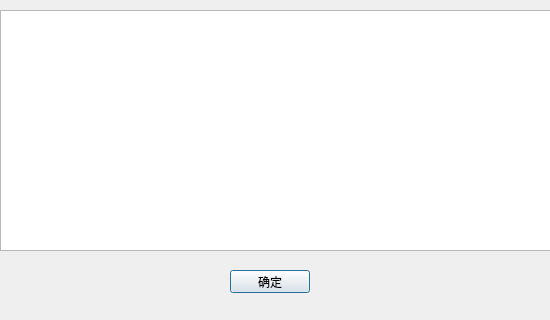
<?xml version="1.0" encoding="UTF-8"?>
<ui version="4.0">
 <class>bt_list</class>
 <widget class="QDialog" name="bt_list">
  <property name="geometry">
   <rect>
    <x>0</x>
    <y>0</y>
    <width>550</width>
    <height>320</height>
   </rect>
  </property>
  <property name="windowTitle">
   <string>文件列表</string>
  </property>
  <widget class="QTableWidget" name="tableWidget">
   <property name="geometry">
    <rect>
     <x>0</x>
     <y>10</y>
     <width>551</width>
     <height>241</height>
    </rect>
   </property>
  </widget>
  <widget class="QPushButton" name="pushButton">
   <property name="geometry">
    <rect>
     <x>230</x>
     <y>270</y>
     <width>80</width>
     <height>23</height>
    </rect>
   </property>
   <property name="text">
    <string>确定</string>
   </property>
  </widget>
 </widget>
 <resources/>
 <connections/>
</ui>
